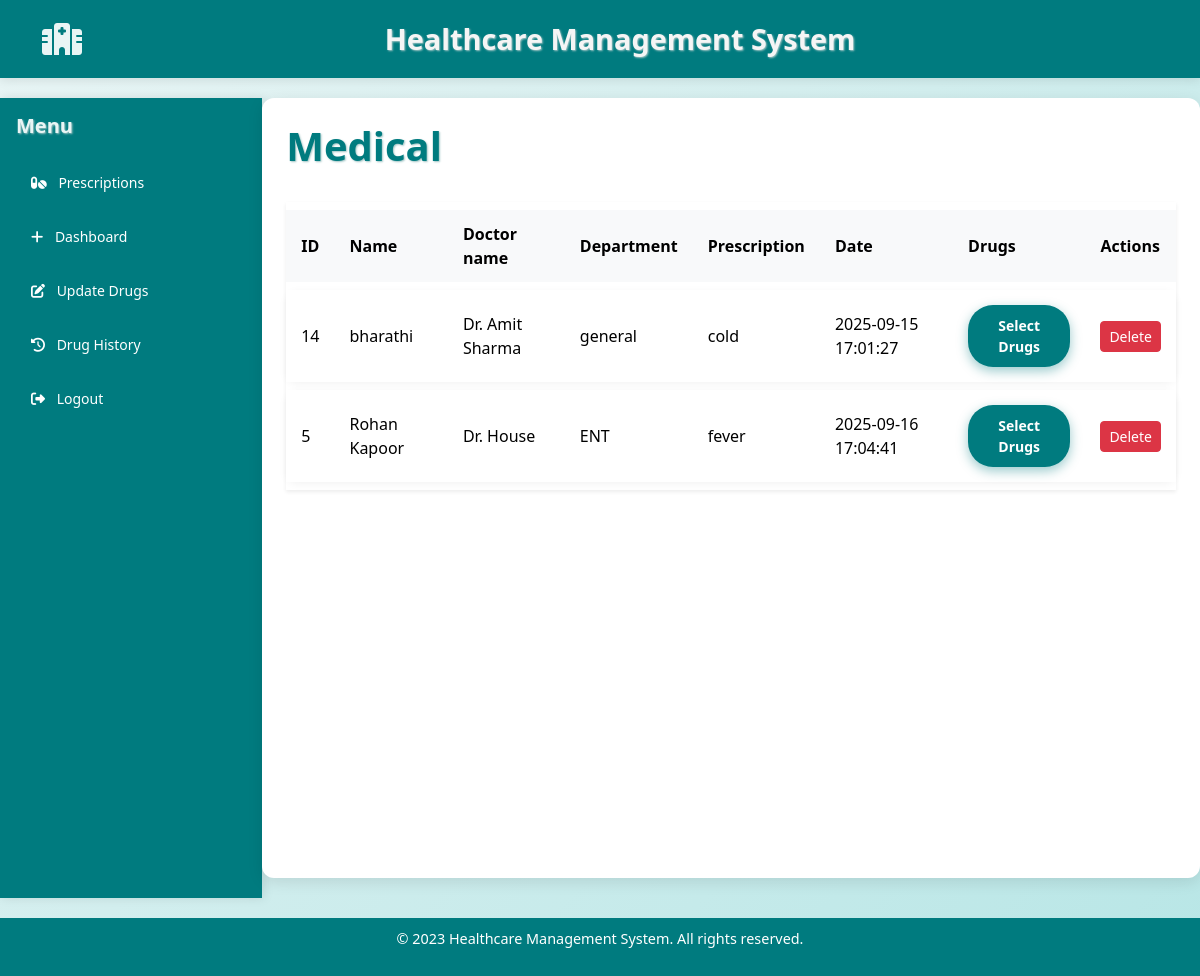
Screenshot of /medp with the database file from the repository.
### models.py (models this page shows)
class Prescription(db.Model):
    id = db.Column(db.Integer, primary_key=True)
    patient_id = db.Column(db.Integer, db.ForeignKey('patient.id'), nullable=False)
    doctor_id = db.Column(db.Integer, db.ForeignKey('doctor.id'), nullable=False)
    prescription_text = db.Column(db.Text, nullable=False)
    date = db.Column(db.DateTime, default=without_microseconds)

class Patient(db.Model):
    id = db.Column(db.Integer, primary_key=True)
    name = db.Column(db.String(100), nullable=False)
    gender = db.Column(db.String, nullable=False)
    age = db.Column(db.Integer, nullable=False)
    phone = db.Column(db.Integer, nullable=False)
    address = db.Column(db.String, nullable=False)
    department = db.Column(db.String, nullable=False)

class Doctor(UserMixin, db.Model):
    id = db.Column(db.Integer, primary_key=True)
    name = db.Column(db.String(100), nullable=False)
    gender = db.Column(db.String, nullable=False)
    age = db.Column(db.Integer, nullable=False)
    phone = db.Column(db.Integer, nullable=False)
    email = db.Column(db.String, nullable=False)
    password = db.Column(db.String, nullable=False)
    department = db.Column(db.String, nullable=False)
    picture = db.Column(db.String, nullable=True, default='default_profile.png')
    address = db.Column(db.String, nullable=True)
    bio = db.Column(db.Text, nullable=True)

### app.py (the view)
@app.route('/medp')
def medp():
    press = db.session.query(Prescription, Patient, Doctor).join(Patient, Prescription.patient_id == Patient.id).join(Doctor, Prescription.doctor_id == Doctor.id).join(Patientin, Patientin.patient_id == Patient.id).all()
    return render_template('medpage.html',press=press)

### templates/medpage.html (shortened to what this page needs)
{% extends 'base.html' %}
{% block content %}
<div class="d-flex">
    <nav class="sidebar text-white p-3 vh-100" style="background-color: #007b7f;">
        <h5 class="mb-4">Menu</h5>
        <ul class="nav flex-column">
            <li class="nav-item mb-2"><a href="{{ url_for('medp') }}" class="nav-link text-white"><i class="fas fa-pills me-2"></i> Prescriptions</a></li>
            <li class="nav-item mb-2"><a href="{{ url_for('analyticsdrug.analytics_drugdashboard') }}" class="nav-link text-white"><i class="fas fa-plus me-2"></i> Dashboard</a></li>
            <li class="nav-item mb-2"><a href="{{ url_for('updatedrugs') }}" class="nav-link text-white"><i class="fas fa-edit me-2"></i> Update Drugs</a></li>
            <li class="nav-item mb-2"><a href="{{ url_for('drughistory') }}" class="nav-link text-white"><i class="fas fa-history me-2"></i> Drug History</a></li>
            <li class="nav-item mb-2"><a href="{{ url_for('logout') }}" class="nav-link text-white"><i class="fas fa-sign-out-alt me-2"></i> Logout</a></li>
        </ul>
    </nav>
    <div class="container-fluid p-4">
    <div class="d-flex justify-content-between align-items-center mb-4">
        <h1>Medical</h1>
    </div>
    <table class="table table-bordered align-middle shadow-sm">
        <thead class="table-light">
            <tr>
                <th>ID</th>
                <th>Name</th>
                <th>Doctor name</th>
                <th>Department</th>
                <th>Prescription</th>
                <th>Date</th>
                <th>Drugs</th>
                <th>Actions</th>
            </tr>
        </thead>
        <tbody>
            {% for prescription, patient, doctor in press %}
            <tr>
                <td>{{ patient.id }}</td>
                <td>{{ patient.name }}</td>
                <td>{{ doctor.name }}</td>
                <td>{{ doctor.department }}</td>
                <td>{{ prescription.prescription_text }}</td>
                <td>{{ prescription.date.strftime('%Y-%m-%d %H:%M:%S') }}</td>
                <td><a href="{{ url_for('selectdrug', patient_id=patient.id) }}" class="btn btn-primary btn-sm">Select Drugs</a></td>
                <td>
                    <form action="{{ url_for('delete_prescription', prescription_id=prescription.id) }}" method="POST" style="display:inline;">
                        <button type="submit" class="btn btn-danger btn-sm" onclick="return confirm('Are you sure you want to delete this prescription?')">Delete</button>
                    </form>
                </td>
            </tr>
            {% endfor %}
        </tbody>
    </table>
    </div>
</div>
{% endblock %}

### static/style.css (style rules this page uses)
body { background-color: #f8f9fa; font-family: 'Segoe UI', sans-serif; }
.sidebar { width: 330px; }
.sidebar .nav-item { cursor: pointer; font-size: 14px; }
.table td, .table th { vertical-align: middle; }

### templates/base.html (style rules this page uses)
body { background: linear-gradient(135deg, #e9f5f5 0%, #b8e6e6 100%); font-family: 'Segoe UI', Tahoma, Geneva, Verdana, sans-serif; color: #333; margin: 0; padding: 0; min-height: 100vh; display: flex; flex-direction: column; }
h1, h2, h3, h4, h5, h6 { color: #007b7f; font-weight: 700; text-shadow: 1px 1px 2px #a0c4c4; }
.container-fluid { max-width: 1200px; background: white; border-radius: 12px; box-shadow: 0 4px 15px rgba(0,0,0,0.1); padding: 30px; margin: 0 auto 20px auto; }
.sidebar { background-color: #007b7f; color: white; min-height: 100vh; padding: 20px; box-shadow: 2px 0 10px rgba(0,0,0,0.1); }
.sidebar h5 { color: #e9f5f5; font-weight: 600; margin-bottom: 20px; }
.sidebar .nav-link { color: #e9f5f5; font-weight: 500; padding: 10px 15px; border-radius: 8px; transition: background-color 0.3s ease; margin-bottom: 5px; }
.btn-primary { background-color: #007b7f; border: none; border-radius: 25px; padding: 10px 20px; font-weight: 600; box-shadow: 0 4px 12px rgba(0,123,127,0.4); transition: background-color 0.3s ease; }
.table { border-collapse: separate; border-spacing: 0 8px; width: 100%; }
.table thead tr { background-color: #007b7f; color: white; font-weight: 600; border-radius: 12px; }
.table thead th { padding: 12px 15px; text-align: left; border: none; }
.table tbody tr { background-color: #f0f8f8; border-radius: 12px; box-shadow: 0 2px 8px rgba(0,0,0,0.05); transition: background-color 0.3s ease; }
.table tbody td { padding: 15px; vertical-align: middle; font-size: 1rem; border: none; }

### rows the page displays
Prescription: id "14", name "bharathi", name "Dr. Amit Sharma", department "general", prescription_text "cold", date "2025-09-15 17:01:27"
Prescription: id "5", name "Rohan Kapoor", name "Dr. House", department "ENT", prescription_text "fever", date "2025-09-16 17:04:41"
